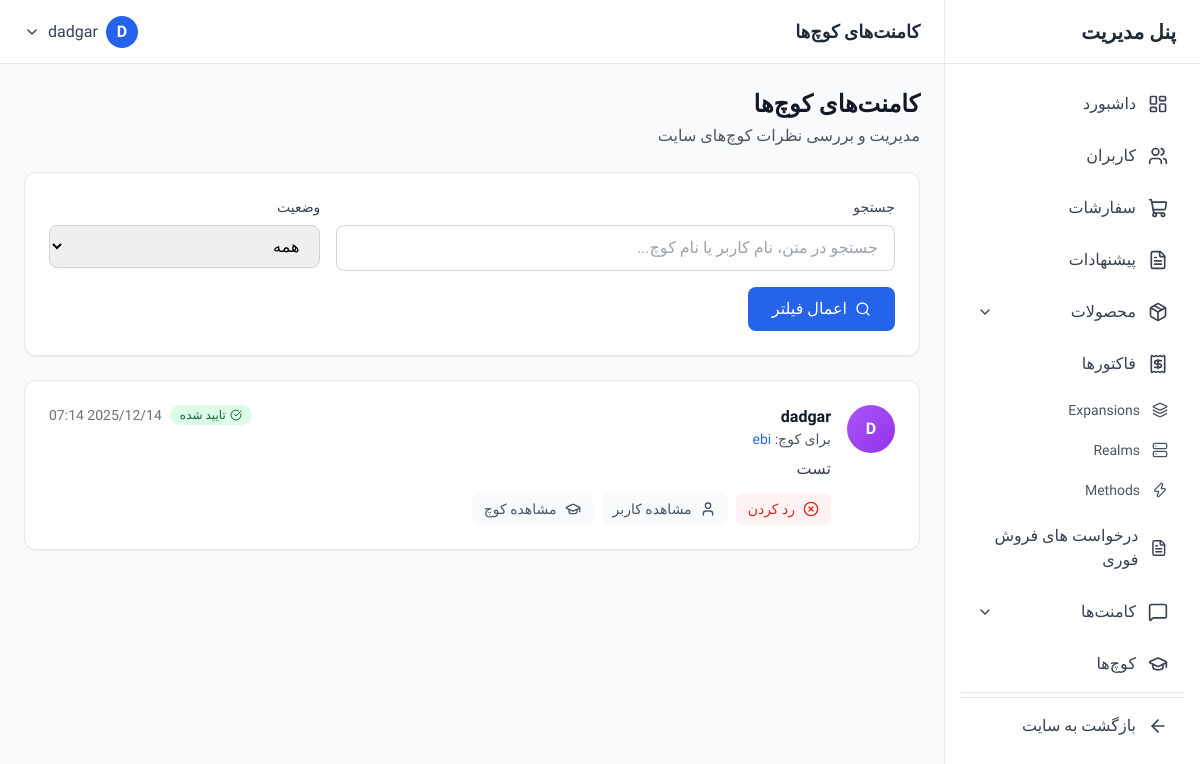
Screenshot of /dashboard/comments/coach/ (signed in) with the database file from the repository.
### account/models.py (models this page shows, shortened)
class User(AbstractUser):
    email = models.EmailField('Email Address', unique=True)
    phone = models.CharField('Phone Number', max_length=15)
    discord_id = models.CharField('Discord ID', max_length=255)
    last_activation_email_sent = models.DateTimeField(null=True, blank=True)

### core/models.py (models this page shows)
class Comment(models.Model):
    user = models.ForeignKey(User, on_delete=models.CASCADE, related_name='core_comment')
    coach = models.ForeignKey('Coach', on_delete=models.CASCADE, related_name='comments', null=True, blank=True)
    created_at = models.DateTimeField(auto_now_add=True)
    text = models.TextField()
    enable = models.BooleanField(default=False)

class Coach(models.Model):
    user = models.OneToOneField(User, on_delete=models.CASCADE)
    expansions = models.ManyToManyField(Expansion)
    methods = models.ManyToManyField(Method)
    description = models.TextField()
    timeplay = models.PositiveIntegerField()
    enable = models.BooleanField(default=False)

### dashboard/views.py (the view)
# urls.py: path('comments/coach/', views.coach_comment_list, name='coach_comment_list'),
@login_required
@user_passes_test(is_admin)
def coach_comment_list(request):
    comments = Comment.objects.select_related('user', 'coach__user').order_by('-created_at')
    search = request.GET.get('search', '')
    if search:
        comments = comments.filter(
            Q(text__icontains=search) |
            Q(user__username__icontains=search) |
            Q(coach__user__username__icontains=search)
        )
    status_filter = request.GET.get('status', '')
    if status_filter == 'enabled':
        comments = comments.filter(enable=True)
    elif status_filter == 'disabled':
        comments = comments.filter(enable=False)
    context = {
        'comments': comments,
        'search': search,
        'status_filter': status_filter,
    }
    return render(request, 'dashboard/comments/coach_list.html', context)

### dashboard/views.py (called while the page is built)
def is_admin(user):
    return user.is_staff or user.is_superuser

### dashboard/templates/dashboard/comments/coach_list.html (shortened to what this page needs)
{% extends 'dashboard/base.html' %}
{% block page_title %}کامنت‌های کوچ‌ها{% endblock %}
{% block content %}
<div class="space-y-6">
    <div class="flex flex-col sm:flex-row items-start sm:items-center justify-between gap-4">
        <div>
            <h2 class="text-2xl font-bold text-gray-900">کامنت‌های کوچ‌ها</h2>
            <p class="text-gray-600 mt-1">مدیریت و بررسی نظرات کوچ‌های سایت</p>
        </div>
    </div>
    <div class="bg-white rounded-xl shadow-sm border border-gray-200 p-6">
        <form method="GET" class="grid grid-cols-1 md:grid-cols-3 gap-4">
            <div class="md:col-span-2">
                <label class="block text-sm font-medium text-gray-700 mb-2">جستجو</label>
                <input
                    type="text"
                    name="search"
                    value="{{ search }}"
                    placeholder="جستجو در متن، نام کاربر یا نام کوچ..."
                    class="w-full px-4 py-2.5 border border-gray-300 rounded-lg focus:ring-2 focus:ring-blue-500 focus:border-blue-500"
                >
            </div>
            <div>
                <label class="block text-sm font-medium text-gray-700 mb-2">وضعیت</label>
                <select
                    name="status"
                    class="w-full px-4 py-2.5 border border-gray-300 rounded-lg focus:ring-2 focus:ring-blue-500 focus:border-blue-500"
                >
                    <option value="">همه</option>
                </select>
            </div>
            <div class="md:col-span-3 flex gap-2">
                <button type="submit" class="inline-flex items-center gap-2 px-6 py-2.5 bg-blue-600 text-white rounded-lg hover:bg-blue-700 transition-colors">
                    <i data-lucide="search" class="w-4 h-4"></i>
                    <span>اعمال فیلتر</span>
                </button>
            </div>
        </form>
    </div>
    <div class="bg-white rounded-xl shadow-sm border border-gray-200 overflow-hidden">
        {% if comments %}
        <div class="divide-y divide-gray-200">
            {% for comment in comments %}
            <div class="p-6 hover:bg-gray-50 transition-colors">
                <div class="flex items-start gap-4">
                    <div class="flex-shrink-0 w-12 h-12 bg-gradient-to-br from-purple-500 to-purple-600 rounded-full flex items-center justify-center text-white font-semibold">
                        {{ comment.user.username|slice:":1"|upper }}
                    </div>
                    <div class="flex-1 min-w-0">
                        <div class="flex items-start justify-between mb-2">
                            <div>
                                <h4 class="font-semibold text-gray-900">{{ comment.user.username }}</h4>
                                <p class="text-sm text-gray-600">
                                    برای کوچ:
                                    <a href="{% url 'dashboard:user_detail' comment.coach.user.pk %}" class="text-blue-600 hover:text-blue-700 font-medium">
                                        {{ comment.coach.user.username }}
                                    </a>
                                </p>
                            </div>
                            <div class="flex items-center gap-2">
                                {% if comment.enable %}
                                <span class="inline-flex items-center px-2.5 py-0.5 rounded-full text-xs font-medium bg-green-100 text-green-800">
                                    <i data-lucide="check-circle" class="w-3 h-3 ml-1"></i>
                                    تایید شده
                                </span>
                                {% else %}
                                <span class="inline-flex items-center px-2.5 py-0.5 rounded-full text-xs font-medium bg-yellow-100 text-yellow-800">
                                    <i data-lucide="clock" class="w-3 h-3 ml-1"></i>
                                    در انتظار تایید
                                </span>
                                {% endif %}
                                <span class="text-sm text-gray-500">{{ comment.created_at|date:"Y/m/d H:i" }}</span>
                            </div>
                        </div>
                        <p class="text-gray-700 mb-3">{{ comment.text }}</p>
                        <div class="flex items-center gap-2">
                            <form method="POST" action="{% url 'dashboard:coach_comment_toggle' comment.pk %}">
                                <button type="submit" class="inline-flex items-center gap-2 px-3 py-1.5 text-sm rounded-lg transition-colors
                                    {% if comment.enable %}bg-red-50 text-red-600 hover:bg-red-100
                                    {% else %}bg-green-50 text-green-600 hover:bg-green-100{% endif %}">
                                    {% if comment.enable %}
                                    <i data-lucide="x-circle" class="w-4 h-4"></i>
                                    <span>رد کردن</span>
                                    {% else %}
                                    <i data-lucide="check-circle" class="w-4 h-4"></i>
                                    <span>تایید کردن</span>
                                    {% endif %}
                                </button>
                            </form>
                            <a href="{% url 'dashboard:user_detail' comment.user.pk %}" class="inline-flex items-center gap-2 px-3 py-1.5 text-sm bg-gray-50 text-gray-600 rounded-lg hover:bg-gray-100 transition-colors">
                                <i data-lucide="user" class="w-4 h-4"></i>
                                <span>مشاهده کاربر</span>
                            </a>
                            <a href="{% url 'dashboard:user_detail' comment.coach.user.pk %}" class="inline-flex items-center gap-2 px-3 py-1.5 text-sm bg-gray-50 text-gray-600 rounded-lg hover:bg-gray-100 transition-colors">
                                <i data-lucide="graduation-cap" class="w-4 h-4"></i>
                                <span>مشاهده کوچ</span>
                            </a>
                        </div>
                    </div>
                </div>
            </div>
            {% endfor %}
        </div>
        {% endif %}
    </div>
</div>
{% endblock %}

### dashboard/templates/dashboard/base.html (shortened to what this page needs)
<!DOCTYPE html>
<html lang="fa" dir="rtl">
<head>
    <script src="https://cdn.tailwindcss.com"></script>
</head>
<body class="bg-gray-50" x-data="{ sidebarOpen: true, mobileMenuOpen: false }">
    <aside
        :class="sidebarOpen ? 'translate-x-0' : 'translate-x-full'"
        class="fixed right-0 top-0 z-40 h-screen w-64 bg-white border-l border-gray-200 transition-transform duration-300 ease-in-out lg:translate-x-0"
    >
        <div class="flex items-center justify-between h-16 px-6 border-b border-gray-200">
            <h1 class="text-xl font-bold text-gray-800">پنل مدیریت</h1>
        </div>
<nav class="p-4 space-y-1 overflow-y-auto h-[calc(100vh-64px)]">
    <a href="{% url 'dashboard:home' %}" class="flex items-center gap-3 px-4 py-3 text-gray-700 rounded-lg hover:bg-blue-50 hover:text-blue-600 transition-colors">
        <i data-lucide="layout-dashboard" class="w-5 h-5"></i>
        <span>داشبورد</span>
    </a>
    <a href="{% url 'dashboard:user_list' %}" class="flex items-center gap-3 px-4 py-3 text-gray-700 rounded-lg hover:bg-blue-50 hover:text-blue-600 transition-colors">
        <i data-lucide="users" class="w-5 h-5"></i>
        <span>کاربران</span>
    </a>
    <a href="{% url 'dashboard:order_list' %}" class="flex items-center gap-3 px-4 py-3 text-gray-700 rounded-lg hover:bg-blue-50 hover:text-blue-600 transition-colors">
        <i data-lucide="shopping-cart" class="w-5 h-5"></i>
        <span>سفارشات</span>
    </a>
    <a href="{% url 'dashboard:offer_list' %}" class="flex items-center gap-3 px-4 py-3 text-gray-700 rounded-lg hover:bg-blue-50 hover:text-blue-600 transition-colors">
        <i data-lucide="file-text" class="w-5 h-5"></i>
        <span>پیشنهادات</span>
    </a>
    <div x-data="{ open: false }">
        <button @click="open = !open" class="w-full flex items-center justify-between gap-3 px-4 py-3 text-gray-700 rounded-lg hover:bg-blue-50 hover:text-blue-600 transition-colors">
            <div class="flex items-center gap-3">
                <i data-lucide="package" class="w-5 h-5"></i>
                <span>محصولات</span>
            </div>
            <i data-lucide="chevron-down" class="w-4 h-4" :class="{ 'rotate-180': open }"></i>
        </button>
    </div>
    <a href="{% url 'dashboard:invoice_list' %}" class="flex items-center gap-3 px-4 py-3 text-gray-700 rounded-lg hover:bg-blue-50 hover:text-blue-600 transition-colors">
        <i data-lucide="receipt" class="w-5 h-5"></i>
        <span>فاکتورها</span>
    </a>
    <a href="{% url 'dashboard:expansion_list' %}" class="flex items-center gap-3 px-4 py-2 text-sm text-gray-600 rounded-lg hover:bg-blue-50 hover:text-blue-600 transition-colors">
        <i data-lucide="layers" class="w-4 h-4"></i>
        <span>Expansions</span>
    </a>
    <a href="{% url 'dashboard:realm_list' %}" class="flex items-center gap-3 px-4 py-2 text-sm text-gray-600 rounded-lg hover:bg-blue-50 hover:text-blue-600 transition-colors">
        <i data-lucide="server" class="w-4 h-4"></i>
        <span>Realms</span>
    </a>
    <a href="{% url 'dashboard:method_list' %}" class="flex items-center gap-3 px-4 py-2 text-sm text-gray-600 rounded-lg hover:bg-blue-50 hover:text-blue-600 transition-colors">
        <i data-lucide="zap" class="w-4 h-4"></i>
        <span>Methods</span>
    </a>
    <a href="{% url 'dashboard:fastsell_list' %}" class="flex items-center gap-3 px-4 py-3 text-gray-700 rounded-lg hover:bg-blue-50 hover:text-blue-600 transition-colors">
        <i data-lucide="file-text" class="w-5 h-5"></i>
        <span>درخواست های فروش فوری</span>
    </a>
    <div x-data="{ open: false }">
        <button @click="open = !open" class="w-full flex items-center justify-between gap-3 px-4 py-3 text-gray-700 rounded-lg hover:bg-blue-50 hover:text-blue-600 transition-colors">
            <div class="flex items-center gap-3">
                <i data-lucide="message-square" class="w-5 h-5"></i>
                <span>کامنت‌ها</span>
            </div>
            <i data-lucide="chevron-down" class="w-4 h-4" :class="{ 'rotate-180': open }"></i>
        </button>
    </div>
    <a href="{% url 'dashboard:coach_list' %}" class="flex items-center gap-3 px-4 py-3 text-gray-700 rounded-lg hover:bg-blue-50 hover:text-blue-600 transition-colors">
        <i data-lucide="graduation-cap" class="w-5 h-5"></i>
        <span>کوچ‌ها</span>
    </a>
    <hr class="my-4 border-gray-200">
    <hr class="my-4 border-gray-200">
    <a href="/" class="flex items-center gap-3 px-4 py-3 text-gray-700 rounded-lg hover:bg-gray-100 transition-colors">
        <i data-lucide="arrow-left" class="w-5 h-5"></i>
        <span>بازگشت به سایت</span>
    </a>
</nav>
    </aside>
    <div class="lg:mr-64">
        <header class="bg-white border-b border-gray-200 h-16 flex items-center justify-between px-6 sticky top-0 z-30">
            <div class="flex items-center gap-4">
                <h2 class="text-lg font-semibold text-gray-800">{% block page_title %}داشبورد{% endblock %}</h2>
            </div>
            <div class="flex items-center gap-4" x-data="{ open: false }">
                <div class="relative">
                    <button @click="open = !open" class="flex items-center gap-2 text-gray-700 hover:text-gray-900">
                        <div class="w-8 h-8 rounded-full bg-blue-600 flex items-center justify-center text-white font-semibold">
                            {{ request.user.username|slice:":1"|upper }}
                        </div>
                        <span class="hidden md:block">{{ request.user.username }}</span>
                        <i data-lucide="chevron-down" class="w-4 h-4"></i>
                    </button>
                </div>
            </div>
        </header>
        <main class="p-6">
            {% block content %}{% endblock %}
        </main>
    </div>
</body>
</html>

### dashboard/templates/dashboard/base.html (style rules this page uses)
body { font-family: 'Vazirmatn', sans-serif; }

### rows the page displays
User: user.username "D", user.username "dadgar"
Comment: user.username "D", user.username "dadgar", coach.user.username "ebi", enable True (drawn), created_at "2025/12/14 07:14", text "تست"
